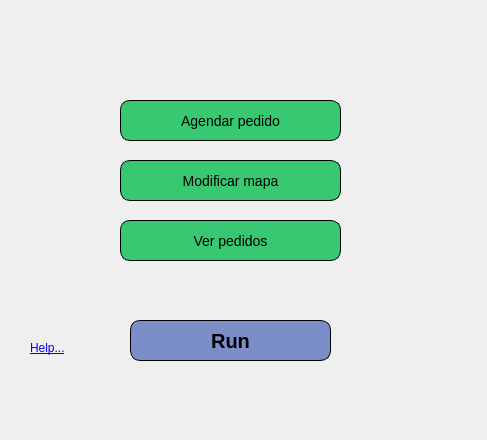
<?xml version="1.0" encoding="UTF-8"?>
<ui version="4.0">
 <class>OnlineRoutingMapperDialogBase</class>
 <widget class="QDialog" name="OnlineRoutingMapperDialogBase">
  <property name="enabled">
   <bool>true</bool>
  </property>
  <property name="geometry">
   <rect>
    <x>0</x>
    <y>0</y>
    <width>487</width>
    <height>440</height>
   </rect>
  </property>
  <property name="sizePolicy">
   <sizepolicy hsizetype="Fixed" vsizetype="Fixed">
    <horstretch>0</horstretch>
    <verstretch>0</verstretch>
   </sizepolicy>
  </property>
  <property name="windowTitle">
   <string>Online Routing Mapper</string>
  </property>
  <widget class="QLabel" name="helpLbl">
   <property name="geometry">
    <rect>
     <x>30</x>
     <y>340</y>
     <width>53</width>
     <height>16</height>
    </rect>
   </property>
   <property name="text">
    <string>&lt;html&gt;&lt;head/&gt;&lt;body&gt;&lt;p&gt;&lt;a href=&quot;https://cbsuygulama.wordpress.com/2015/11/05/shortest-path-analysis-with-online-routing-mapper-plugin/&quot;&gt;&lt;span style=&quot; text-decoration: underline; color:#0000ff;&quot;&gt;Help...&lt;/span&gt;&lt;/a&gt;&lt;/p&gt;&lt;/body&gt;&lt;/html&gt;</string>
   </property>
   <property name="openExternalLinks">
    <bool>true</bool>
   </property>
  </widget>
  <widget class="QPushButton" name="btnModMapa">
   <property name="geometry">
    <rect>
     <x>120</x>
     <y>160</y>
     <width>221</width>
     <height>41</height>
    </rect>
   </property>
   <property name="styleSheet">
    <string notr="true">QPushButton {
font-size:14px;
background-color:#37c871;
border-radius: 10px;
border: 1px solid black;
}

QPushButton:hover {
background-color: #2CA02C;
}</string>
   </property>
   <property name="text">
    <string>Modificar mapa</string>
   </property>
  </widget>
  <widget class="QPushButton" name="btnAgPedido">
   <property name="geometry">
    <rect>
     <x>120</x>
     <y>100</y>
     <width>221</width>
     <height>41</height>
    </rect>
   </property>
   <property name="styleSheet">
    <string notr="true">QPushButton {
font-size:14px;
background-color:#37c871;
border-radius: 10px;
border: 1px solid black;
}

QPushButton:hover {
background-color: #2CA02C;
}</string>
   </property>
   <property name="text">
    <string>Agendar pedido</string>
   </property>
  </widget>
  <widget class="QPushButton" name="runBtn">
   <property name="enabled">
    <bool>true</bool>
   </property>
   <property name="geometry">
    <rect>
     <x>130</x>
     <y>320</y>
     <width>201</width>
     <height>41</height>
    </rect>
   </property>
   <property name="font">
    <font>
     <pointsize>-1</pointsize>
     <weight>75</weight>
     <bold>true</bold>
    </font>
   </property>
   <property name="styleSheet">
    <string notr="true">QPushButton {
font-size:20px;
font-weight:bold;
background-color: #7B8EC8;
border-radius: 10px;
border: 1px solid black;
}
QPushButton:hover {
background-color:#546AAA
}</string>
   </property>
   <property name="text">
    <string>Run</string>
   </property>
   <property name="iconSize">
    <size>
     <width>30</width>
     <height>30</height>
    </size>
   </property>
  </widget>
  <widget class="QPushButton" name="btn_ver_pedidos">
   <property name="geometry">
    <rect>
     <x>120</x>
     <y>220</y>
     <width>221</width>
     <height>41</height>
    </rect>
   </property>
   <property name="styleSheet">
    <string notr="true">QPushButton {
font-size:14px;
background-color:#37c871;
border-radius: 10px;
border: 1px solid black;
}

QPushButton:hover {
background-color: #2CA02C;
}</string>
   </property>
   <property name="text">
    <string>Ver pedidos</string>
   </property>
  </widget>
 </widget>
 <resources/>
 <connections/>
</ui>
